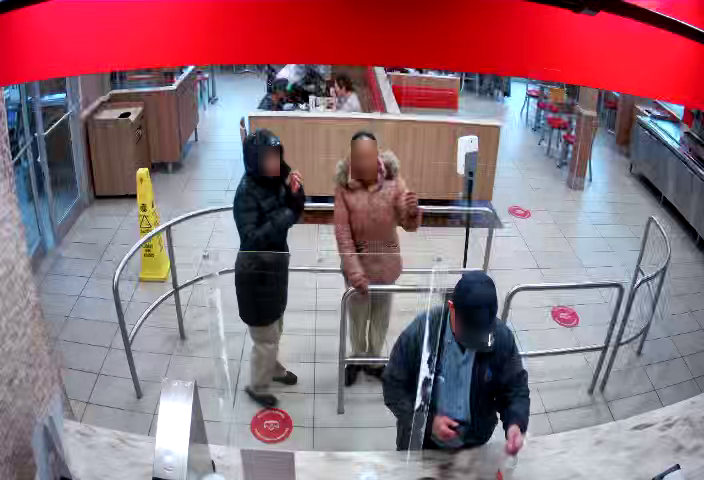
#> input picture image_test/1636738315284889400.png, 704 x 480 px
$ python dynamic_structure.py
#> lines starting #> are read from the running program, lines starting #| are printed output that depends on the picture; after the words box and inside, x2 and y2 are one past the last pixel; in counts of white or black regions, pixels touching at a corner belong together
import numpy as np
import cv2 as cv
from matplotlib import pyplot as plt
import itertools

def calculate_histogram(img, bbox, mask_type):
    mask = np.zeros(img.shape[:2], np.uint8)
    x, y, w, h = bbox
    if mask_type == 'full':
        mask[y:y+h, x:x+w] = 255
    elif mask_type == 'half':
        mask[y:y+h//2, x:x+w] = 255
    masked_img = cv.bitwise_and(img, img, mask=mask)
    hist = cv.calcHist([img], [0], mask, [256], [0, 256])
    normalized_hist = (hist / hist.sum()) * 100
    return normalized_hist

def calculate_correlation(hist1, hist2):
    return cv.compareHist(hist1, hist2, cv.HISTCMP_CORREL)


img1 = cv.imread('./image_test/1636738315284889400.png', cv.IMREAD_GRAYSCALE)
#> img1: shape (480, 704); min 0, max 255, mean 122.9
assert img1 is not None, "file could not be read, check with os.path.exists()"

img2 = cv.imread('./image_test/1636738357390407600.png', cv.IMREAD_GRAYSCALE)
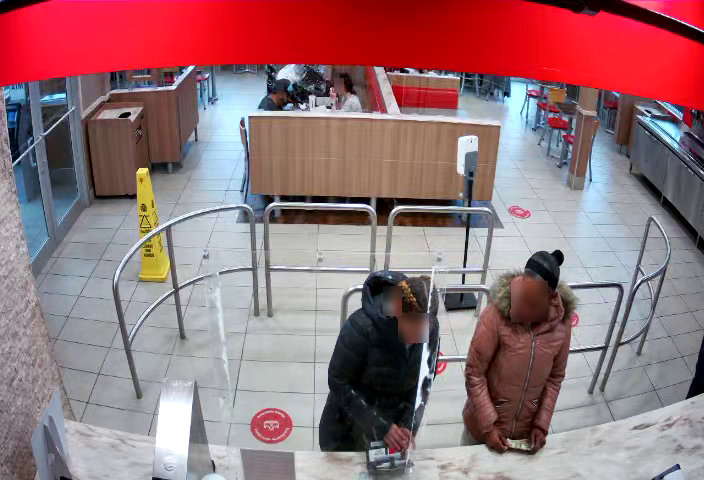
#> input picture image_test/1636738357390407600.png, 704 x 480 px
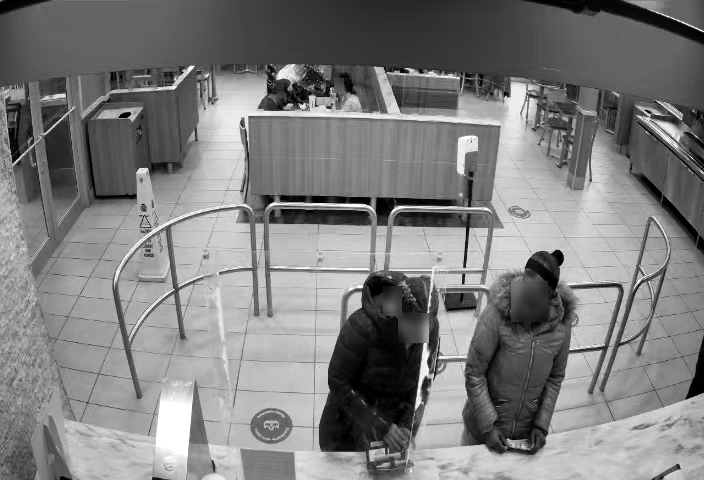
#> img2: shape (480, 704); min 0, max 255, mean 126.2
assert img2 is not None, "file could not be read, check with os.path.exists()"

bboxes_img1 = [(232,128,70,269)]  # Add more bounding boxes if needed
bboxes_img2 = [(463,251,112,206),(321,269,123,189)]  #Add more bounding boxes if needed

# Generate histograms for all bbox-mask combinations
histograms_img1 = {bbox_i: {mask: calculate_histogram(img1, bbox, mask)
                            for mask in ['full', 'half']}
                   for bbox_i, bbox in enumerate(bboxes_img1)}
#> in calculate_histogram, `hist = cv.calcHist([img], [0], mask, [256], [0, 256])`: hist = 256 values, max 539 at index 0, min 0 at index 237, mean 73.55
#> in calculate_histogram, `normalized_hist = (hist / hist.sum()) * 100`: normalized_hist = 256 values, max 2.86 at index 0, min 0 at index 237, mean 0.391
#> call 2 of calculate_histogram, with bbox = (232, 128, 70, 269), mask_type = 'half'
#> in calculate_histogram (call 2), `mask = np.zeros(img.shape[:2], np.uint8)`: mask: shape (480, 704); every value is 0
#> in calculate_histogram (call 2), `mask[y:y+h//2, x:x+w] = 255`:
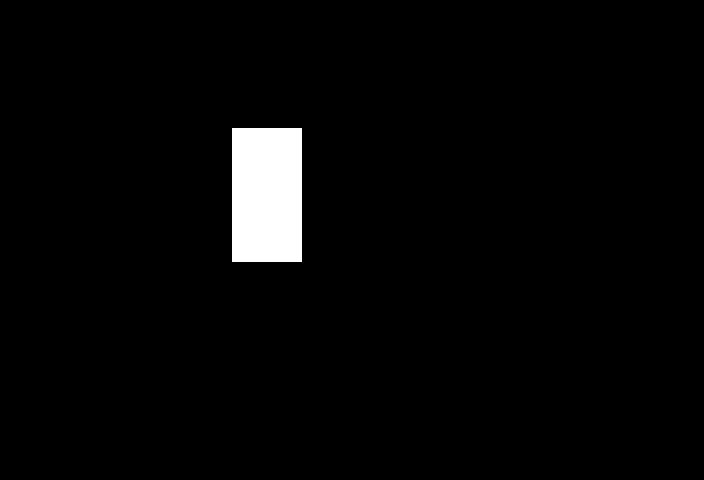
#> mask: shape (480, 704); 2.8% white; 1 white region, box (x1, y1, x2, y2) and area: (232, 128, 302, 262) 9380
#> in calculate_histogram (call 2), `hist = cv.calcHist([img], [0], mask, [256], [0, 256])`: hist = 256 values, max 515 at index 0, min 0 at index 154, mean 36.64
#> in calculate_histogram (call 2), `normalized_hist = (hist / hist.sum()) * 100`: normalized_hist = 256 values, max 5.49 at index 0, min 0 at index 154, mean 0.391
#> histograms_img1 = 1 item

histograms_img2 = {bbox_i: {mask: calculate_histogram(img2, bbox, mask)
                            for mask in ['full', 'half']}
                   for bbox_i, bbox in enumerate(bboxes_img2)}
#> in calculate_histogram (call 4), `mask[y:y+h//2, x:x+w] = 255`: mask: shape (480, 704); 3.4% white; 1 white region, box (x1, y1, x2, y2) and area: (463, 251, 575, 354) 11536
#> in calculate_histogram (call 5), `mask[y:y+h, x:x+w] = 255`:
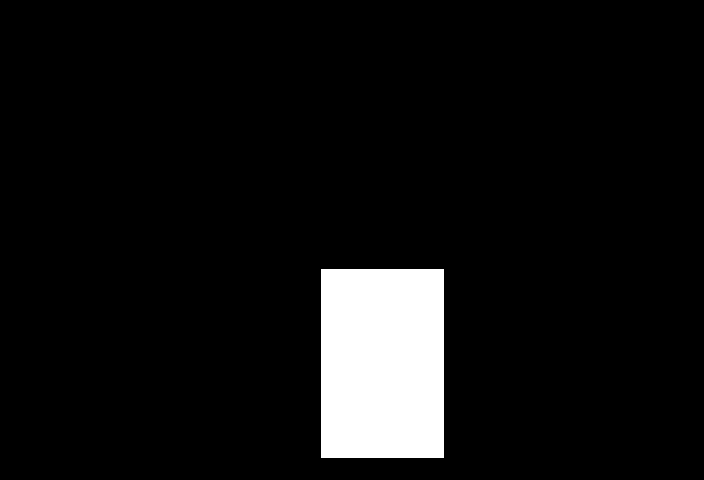
#> mask: shape (480, 704); 6.9% white; 1 white region, box (x1, y1, x2, y2) and area: (321, 269, 444, 458) 23247
#> in calculate_histogram (call 5), `masked_img = cv.bitwise_and(img, img, mask=mask)`:
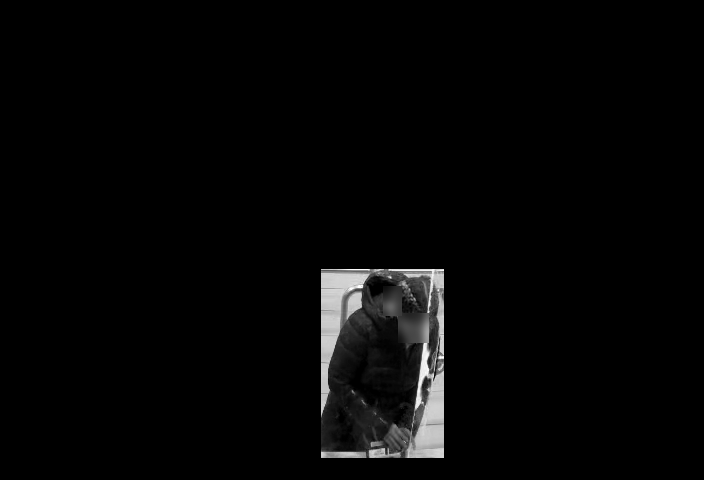
#> masked_img: shape (480, 704); min 0, max 255, mean 5.6
#> in calculate_histogram (call 5), `hist = cv.calcHist([img], [0], mask, [256], [0, 256])`: hist = 256 values, max 520 at index 0, min 1 at index 251, mean 90.81
#> in calculate_histogram (call 5), `normalized_hist = (hist / hist.sum()) * 100`: normalized_hist = 256 values, max 2.24 at index 0, min 0.0043 at index 251, mean 0.391
#> in calculate_histogram (call 6), `mask[y:y+h//2, x:x+w] = 255`:
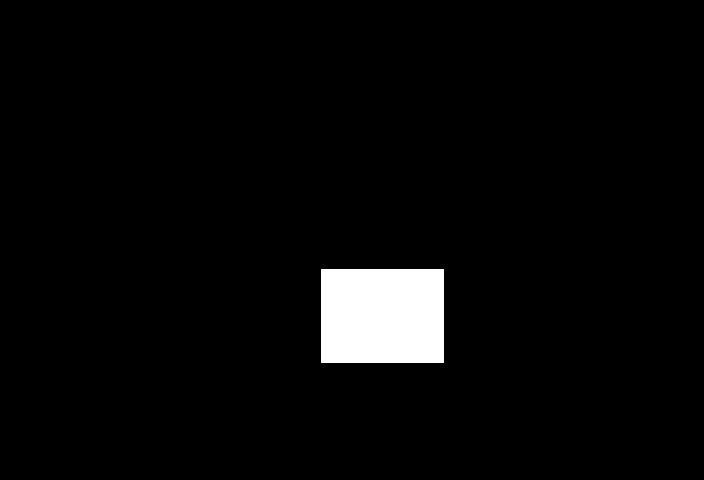
#> mask: shape (480, 704); 3.4% white; 1 white region, box (x1, y1, x2, y2) and area: (321, 269, 444, 363) 11562
#> in calculate_histogram (call 6), `masked_img = cv.bitwise_and(img, img, mask=mask)`:
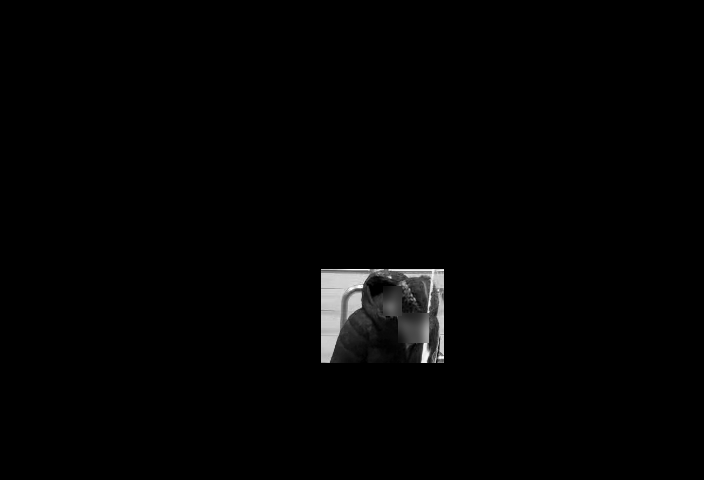
#> masked_img: shape (480, 704); min 0, max 255, mean 3.2
#> in calculate_histogram (call 6), `hist = cv.calcHist([img], [0], mask, [256], [0, 256])`: hist = 256 values, max 245 at index 203, min 0 at index 232, mean 45.16
#> in calculate_histogram (call 6), `normalized_hist = (hist / hist.sum()) * 100`: normalized_hist = 256 values, max 2.12 at index 203, min 0 at index 232, mean 0.391
#> histograms_img2 = 2 items

# Compare all combinations
for (i1, masks1), (i2, masks2) in itertools.product(histograms_img1.items(), histograms_img2.items()):
    for mask1, hist1 in masks1.items():
        for mask2, hist2 in masks2.items():
            correlation = calculate_correlation(hist1, hist2)
            print(f"Comparison ({i1}, {i2}, '{mask1}-{mask2}') has correlation: {correlation:.4f}")
#> this loop made 2 passes
#> (i1, i2) on passes 1 to 2: (0, 0), (0, 1)
#| Comparison (0, 0, 'full-full') has correlation: 0.1610
#| Comparison (0, 0, 'full-half') has correlation: 0.1579
#| Comparison (0, 0, 'half-full') has correlation: 0.1324
#| Comparison (0, 0, 'half-half') has correlation: 0.1684
#| Comparison (0, 1, 'full-full') has correlation: 0.8759
#| Comparison (0, 1, 'full-half') has correlation: 0.6542
#| Comparison (0, 1, 'half-full') has correlation: 0.7874
#| Comparison (0, 1, 'half-half') has correlation: 0.5803
